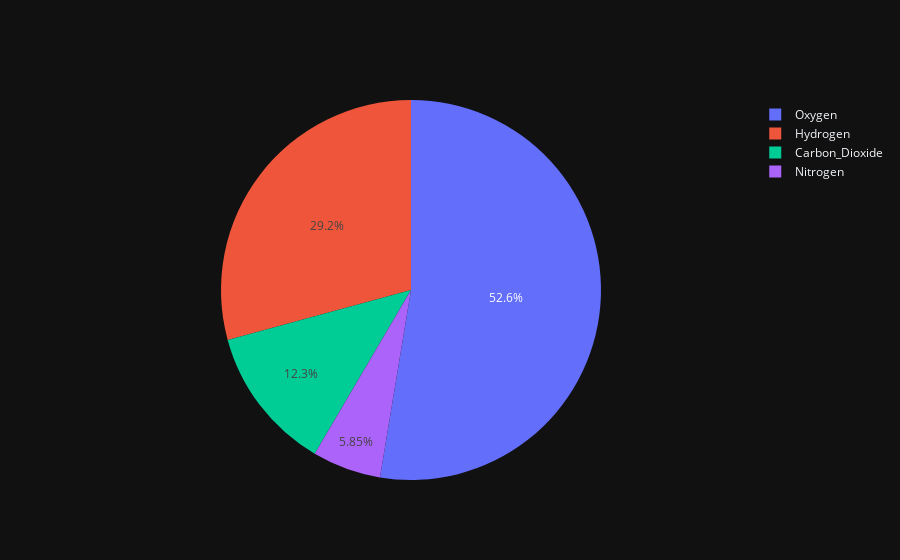

Notebook code cell kept with this figure:
### Code cell
import plotly
import plotly.tools as tls
import plotly.graph_objects as go
labels = ['Oxygen','Hydrogen','Carbon_Dioxide','Nitrogen']
values = [4500, 2500, 1053, 500]
fig = go.Figure(data=[go.Pie(labels=labels, values=values)])
fig.update_layout(template='plotly_dark')
fig.show()

### Figure 1 — Plotly figure (JSON) as saved in the notebook; plotly's stock layout.template omitted (floating-point values rounded to 4 significant figures)
{"data": [{"labels": ["Oxygen", "Hydrogen", "Carbon_Dioxide", "Nitrogen"], "type": "pie", "values": [4500, 2500, 1053, 500]}], "layout": {}}
